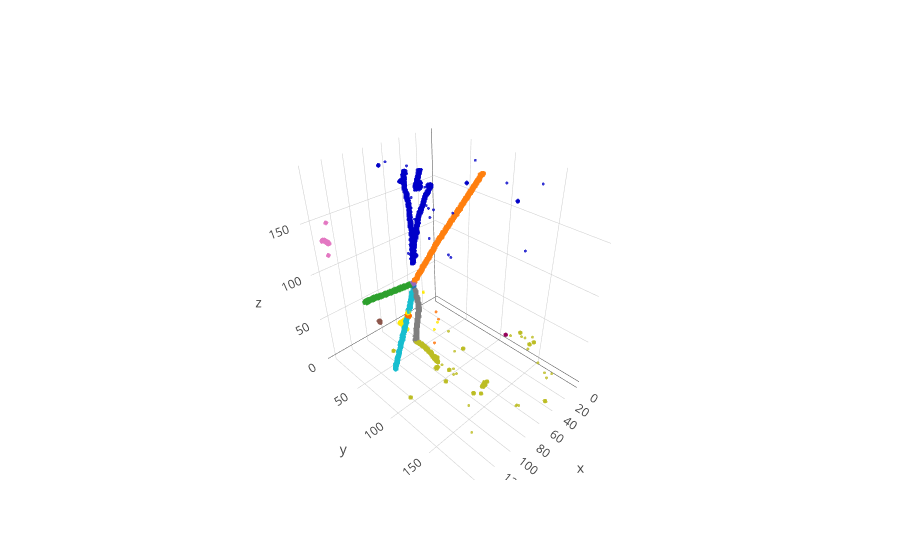

Notebook code for this chart:
### Code cell
colorsIdx = {0: 'rgb(31, 119, 180)', 1: 'rgb(255, 127, 14)',
             2: 'rgb(44, 160, 44)', 3: 'rgb(214, 39, 40)',
             4: 'rgb(148, 103, 189)', 5:'rgb(140, 86, 75)',
             6: 'rgb(227, 119, 194)', 7: 'rgb(127, 127, 127)',
             8: 'rgb(188, 189, 34)', 9: 'rgb(23, 190, 207)',
             17: 'rgb(255,234,0)', 18: 'rgb(255,111,0)',
             24: 'rgb(150,0,90)', 42: 'rgb(0,0,200)'}
cols      = labels_plotting.map(colorsIdx)

trace = go.Scatter3d(x=coords[:,0], y=coords[:,1], z=coords[:,2],
                    mode='markers',
                    marker = dict(
                        size = 1,
                        color = cols,
                        opacity=0.8
                    ), hovertext=labels_plotting)
fig = go.Figure(data=[trace])
iplot(fig)

### Figure 1 — Plotly figure (JSON) as saved in the notebook; plotly's stock layout.template omitted (floating-point values rounded to 4 significant figures; data arrays with more than 128 entries replaced by an {"elided": "..."} marker saying what was removed)
{"data": [{"hovertext": {"elided": "5180 int values"}, "marker": {"color": {"elided": "5180 str values"}, "opacity": 0.8, "size": 1}, "mode": "markers", "type": "scatter3d", "uid": "a13cafb0-0adf-47b4-92a3-f2f5392b4c12", "x": {"elided": "5180 int values"}, "y": {"elided": "5180 int values"}, "z": {"elided": "5180 int values"}}], "layout": {}}
